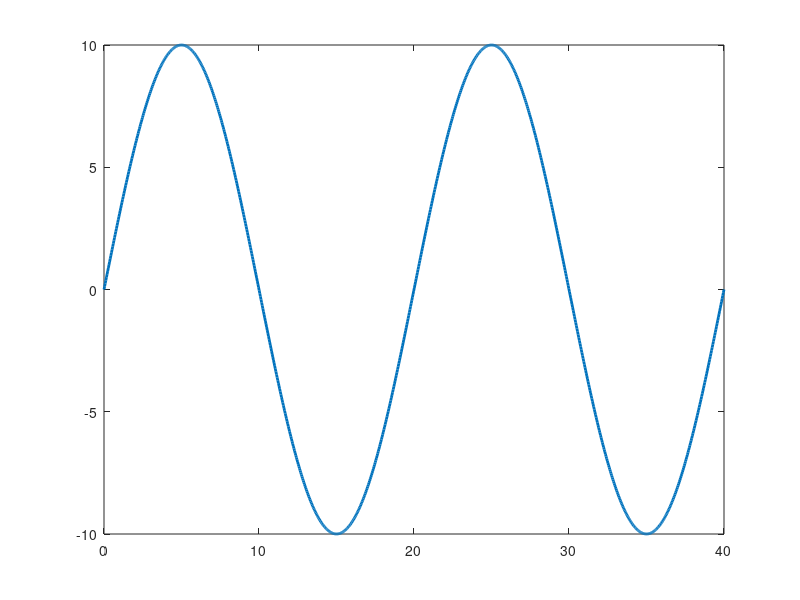

MATLAB code to generate this figure: (Note: this script raises an error after producing the figure.)
clc;
clear;
close all;

% Parameters
A = 10;          % Peak voltage (V)
f = 50;          % Frequency (Hz)
T = 1/f;         % Period (s)

% Time vector: 0 to 40 ms
t = linspace(0, 0.04, 1000);

% Sinusoidal AC voltage
Vin = A * sin(2*pi*f*t);

% Convert time to milliseconds
t_ms = t * 1000;

% Plot
figure;

plot(t_ms, Vin, 'LineWidth', 2);
hold on;

% Zero-voltage reference line
yline(0, 'LineWidth', 1);

% Graph formatting
title('Sinusoidal AC Input');
xlabel('Time (ms)');
ylabel('Voltage (V)');

legend('Input AC voltage', 'Location', 'northeast');

grid on;

xlim([-2 42]);
ylim([-11 11]);

xticks(0:5:40);
yticks(-10:5:10);

set(gca, 'FontSize', 12);
